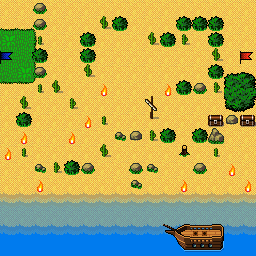

Rendered tile map (Tiled .tmx) drawn with the repository's tilesets; below, a short description and the full map source, tile grids included:
An orthogonal 16x16 tile map with 16x16 px tiles, 4 tile layers (ground, rocks, boat, top).

<map version="1.2" tiledversion="1.3.2" orientation="orthogonal" renderorder="right-down" compressionlevel="0" width="16" height="16" tilewidth="16" tileheight="16" infinite="0" nextlayerid="10" nextobjectid="1">
 <editorsettings>
  <export target="level_04.tilemap" format="defold" />
 </editorsettings>
 <tileset firstgid="1" source="tiles.tsx" />
 <layer id="6" name="ground" width="16" height="16">
  <data encoding="csv">
42,42,42,42,42,42,42,42,42,42,42,42,42,42,42,42,
229,229,136,42,42,42,42,42,42,42,42,42,42,42,42,42,
261,34,197,42,42,42,42,42,42,42,42,42,42,42,42,42,
34,34,197,42,42,42,42,42,42,42,42,42,42,42,42,42,
34,261,197,42,42,42,42,42,42,42,42,42,42,42,42,42,
198,198,168,42,42,42,42,42,42,42,42,42,42,42,42,42,
42,42,42,42,42,42,42,42,42,42,42,42,42,42,42,42,
42,42,42,42,42,42,42,42,42,42,42,42,42,42,42,42,
42,42,42,42,42,42,42,42,42,42,42,42,42,42,42,42,
42,42,42,42,42,42,42,42,42,42,42,42,42,42,42,42,
42,42,42,42,42,42,42,42,42,42,42,42,42,42,42,42,
42,42,42,42,42,42,42,42,42,42,42,42,42,42,42,42,
42,42,42,42,42,42,42,42,42,42,42,42,42,42,42,42,
42,42,42,42,42,42,42,42,42,42,42,42,42,42,42,42,
42,42,42,42,42,42,42,42,42,42,42,42,42,42,42,42,
42,42,42,42,42,42,42,42,42,42,42,42,42,42,42,42
</data>
 </layer>
 <layer id="7" name="rocks" width="16" height="16">
  <data encoding="csv">
0,0,454,0,0,0,0,0,0,0,0,0,0,0,0,0,
0,0,454,0,0,0,368,333,0,0,0,333,333,333,0,0,
0,0,432,0,0,333,0,0,0,368,333,400,0,333,0,0,
0,0,333,0,0,333,0,0,0,0,0,0,0,368,0,0,
0,0,454,0,0,368,0,0,0,0,0,0,0,333,365,367,
0,0,432,368,0,0,0,0,0,0,0,333,454,400,397,399,
0,368,0,0,400,0,0,0,0,14,0,0,0,0,429,431,
0,333,0,0,0,0,432,0,0,46,0,0,0,0,422,0,
0,0,0,0,0,0,0,455,422,400,333,0,333,453,0,0,
0,432,0,0,0,0,368,0,0,0,0,301,0,432,0,0,
0,0,455,400,333,454,0,0,454,455,0,0,454,0,0,0,
0,0,0,0,0,0,0,0,455,0,0,0,0,0,0,0,
305,305,305,305,305,305,305,305,305,305,305,305,305,305,305,305,
406,406,406,406,406,406,406,406,406,406,406,406,406,406,406,406,
401,401,401,401,401,401,401,401,401,401,401,401,401,401,401,401,
407,407,407,407,407,407,407,407,407,407,407,407,407,407,407,407
</data>
 </layer>
 <layer id="8" name="boat" width="16" height="16">
  <data encoding="csv">
0,0,0,0,0,0,0,0,0,0,0,0,0,0,0,0,
0,0,0,0,0,0,0,0,0,0,0,0,0,0,0,0,
0,0,0,0,0,0,0,0,0,0,0,0,0,0,0,0,
0,0,0,0,0,0,0,0,0,0,0,0,0,0,0,0,
0,0,0,0,0,0,0,0,0,0,0,0,0,0,0,0,
0,0,0,0,0,0,0,0,0,0,0,0,0,0,0,0,
0,0,0,0,0,0,0,0,0,0,0,0,0,0,0,0,
0,0,0,0,0,0,0,0,0,0,0,0,0,0,0,0,
0,0,0,0,0,0,0,0,0,0,0,0,0,0,0,0,
0,0,0,0,0,0,0,0,0,0,0,0,0,0,0,0,
0,0,0,0,0,0,0,0,0,0,0,0,0,0,0,0,
0,0,0,0,0,0,0,0,0,0,0,0,0,0,0,0,
0,0,0,0,0,0,0,0,0,0,0,0,0,0,0,0,
0,0,0,0,0,0,0,0,0,0,0,0,0,0,0,0,
0,0,0,0,0,0,0,0,0,0,77,78,79,80,0,0,
0,0,0,0,0,0,0,0,0,0,0,110,111,112,0,0
</data>
 </layer>
 <layer id="9" name="top" width="16" height="16">
  <data encoding="csv">
0,0,0,0,0,0,0,0,0,0,0,0,0,0,0,0,
0,0,0,0,0,0,0,0,0,0,0,0,0,0,0,0,
0,0,0,0,0,0,0,0,0,0,0,0,0,0,0,0,
962,0,0,0,0,0,0,0,0,0,0,0,0,0,0,994,
0,0,0,0,0,0,0,0,0,0,0,0,0,0,0,0,
0,0,0,0,0,0,964,0,0,0,964,0,0,0,0,0,
0,0,0,0,0,0,0,0,0,0,0,0,0,0,0,0,
0,0,0,0,0,964,0,0,0,0,0,0,0,479,0,479,
0,964,0,0,964,0,0,0,0,0,0,0,0,0,0,0,
964,0,0,0,0,0,0,0,0,0,0,0,0,0,0,0,
0,0,0,0,0,0,0,0,0,0,0,0,0,0,964,0,
0,0,964,0,0,0,0,0,0,0,0,964,0,0,0,964,
0,0,0,0,0,0,0,0,0,0,0,0,0,0,0,0,
0,0,0,0,0,0,0,0,0,0,0,0,0,0,0,0,
0,0,0,0,0,0,0,0,0,0,0,0,0,0,0,0,
0,0,0,0,0,0,0,0,0,0,0,0,0,0,0,0
</data>
 </layer>
</map>
